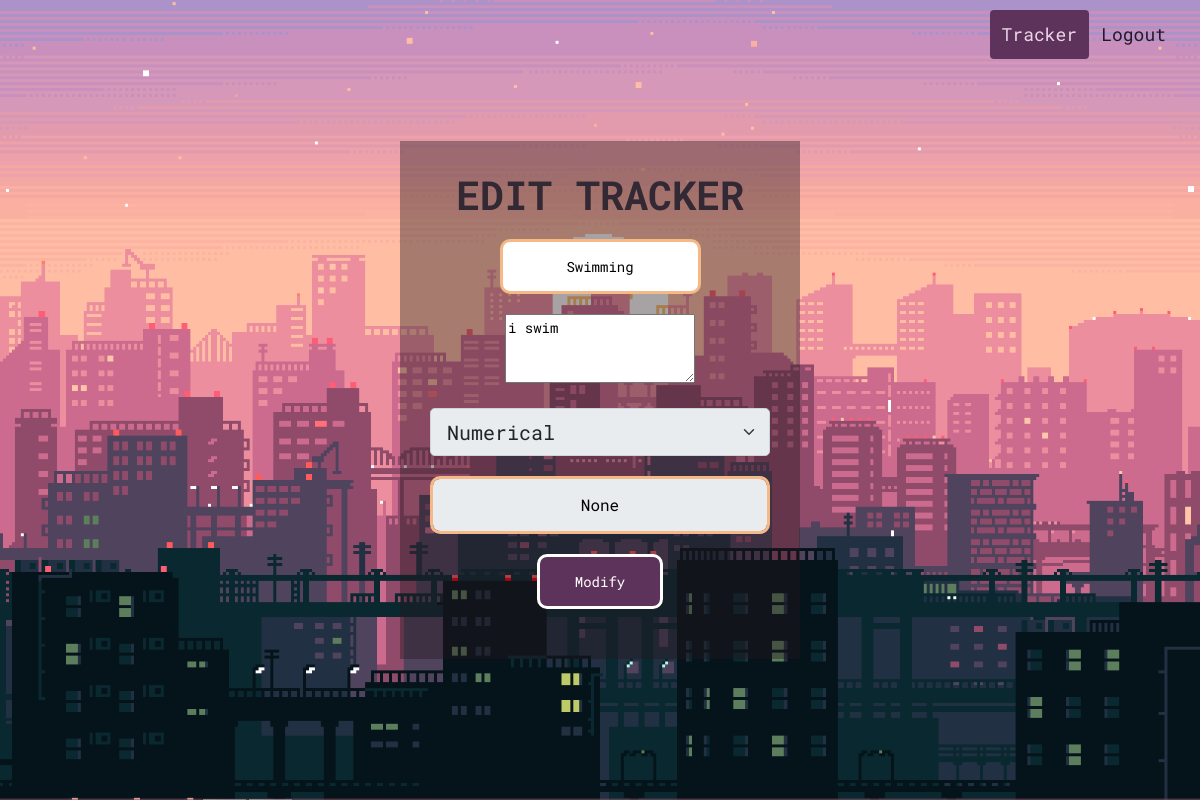
/user/hello123/11/edit (signed in), run on the app's committed database.
### app.py (models this page shows)
class Activity(db.Model):
    __tablename__ = 'activity_db'
    id = db.Column(db.Integer, primary_key=True, autoincrement=True)
    activity = db.Column(db.String)
    description = db.Column(db.String)
    tracker_type = db.Column(db.String)
    date = datetime.datetime.now()
    mselect = db.Column(db.String(150), nullable=True)
    user_id = db.Column(db.Integer, db.ForeignKey('user_db.id'))
    activity_data = db.relationship('TrackerData', backref="tracker")

### app.py (the view, shortened to what this page needs)
@app.route('/user/<username>/<int:tid>/edit', methods=['GET', 'POST'])
def edit_tracker(username, tid):
    if(request.method == 'GET'):
        username = session.get('name')
        curr_tracker = db.session.query(
            Activity).filter(Activity.id == tid).first()
        print(curr_tracker.mselect)
        return render_template('edit_tracker.html', tracker=curr_tracker, name=username)

### templates/edit_tracker.html (shortened to what this page needs)
<!DOCTYPE html>
<html>
<head>
    <link href="https://cdn.jsdelivr.net/npm/bootstrap@5.1.3/dist/css/bootstrap.min.css" rel="stylesheet"
>
    <link rel="stylesheet" href="/static/css/addtracker.css">
</head>
<body>
    <div class="container-fluid banner">
        <div class="col-md-6 offset-md-3">
            <form class="box" method="POST">
                <h1>Edit Tracker</h1>
                <input type="text" name="activity" value="{{tracker.activity}}" placeholder="Name of Tracker" required>
                <textarea class="span6" rows="3" name="description" placeholder="Description"
                    required>{% if tracker %}{{tracker.description}}{%endif%}</textarea>
                <select id="tracker_type" value="{{tracker.tracker_type}}" name="tracker_type"
                    class="form-select form-select-lg mb-3" style="margin: 20px auto;" aria-label="Tracker Type"
                    disabled>
                    <option {% if tracker.tracker_type=="integer" %} selected {% endif %} value="integer">Numerical
                    </option>
                </select>
                <input type="text" class="form-control" value="{{tracker.mselect}}" id="settings" name="settings"
                    placeholder="Settings" disabled>
                    <input type="submit" style="color: white;background-color: rgb(94, 51, 91); class="btn btn-primary" value="Modify">
            </form>
        </div>
        <div class="header">
            <div class="header-right">
                <a class="active" href='/user/{{name}}'>Tracker</a>
                <a href='{{url_for("logout")}}'>Logout</a>
            </div>
        </div>
    </div>
</body>
</html>

### static/css/addtracker.css (style rules this page uses)
body { margin: 0; padding: 0; font-family: 'Roboto Mono', sans-serif; font-size: 14px; color: black; }
input::placeholder { font-family: 'Roboto Mono', sans-serif; }
.banner { height: 100vh; width: 100%; background: url("../images/bg3.jpg"); background-position: top; background-size: cover; background-repeat: none; }
.box { width: 400px; padding: 30px; top: 50%; position: absolute; left: 50%; font-family: 'Roboto Mono', sans-serif; transform: translate(-50%, -50%); background: rgba(36, 23, 28, 0.4); text-align: center; }
.box h1 { color: rgb(50, 41, 53); text-transform: uppercase; font-weight: 700; }
.box input[type="text"], .box input[type="email"], .box input[type="password"] { border: 0; display: block; margin: 20px auto; text-align: center; border: 3px solid rgb(245, 185, 136); padding: 14px 10px; width: 220 px; outline: none; color: rgb(0, 0, 0); border-radius: 10px; transition: 0.25px; }
.box input[type="submit"] { border: 0; display: block; margin: 20px auto; text-align: center; border: 3px solid; padding: 14px 35px; outline: none; color: rgb(24, 22, 15); border-radius: 10px; transition: 0.25px; cursor: pointer; }
.header { overflow: hidden; padding: 10px 10px; font-family: 'Roboto Mono'; }
.header a { float: left; color: rgb(39, 24, 39); text-align: center; padding: 12px; font-family: 'Roboto Mono'; text-decoration: none; font-size: 18px; line-height: 25px; border-radius: 4px; }
.header a.active { background-color: rgb(94, 51, 91); color: rgb(236, 213, 232); }
.header-right { float: right; }

### data on the page
Activity: activity "Swimming", description "i swim", tracker_type "Numerical", settings "None"
